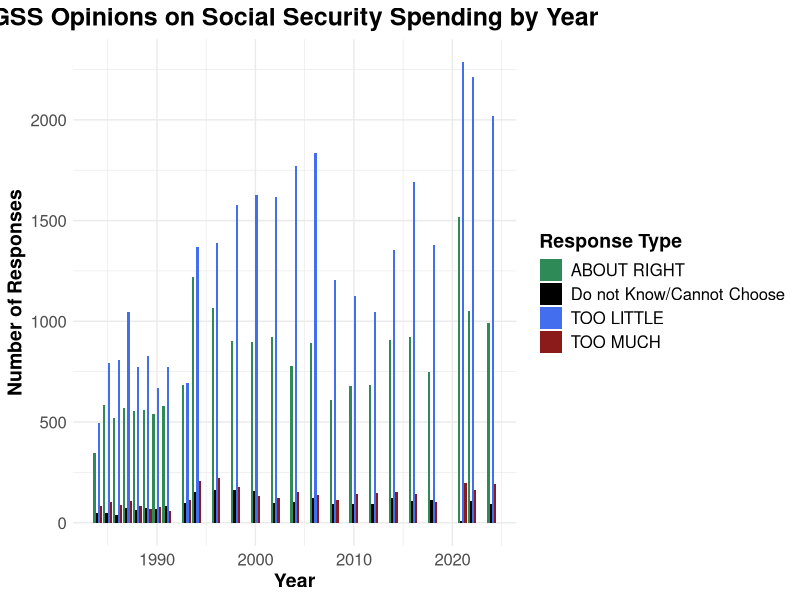
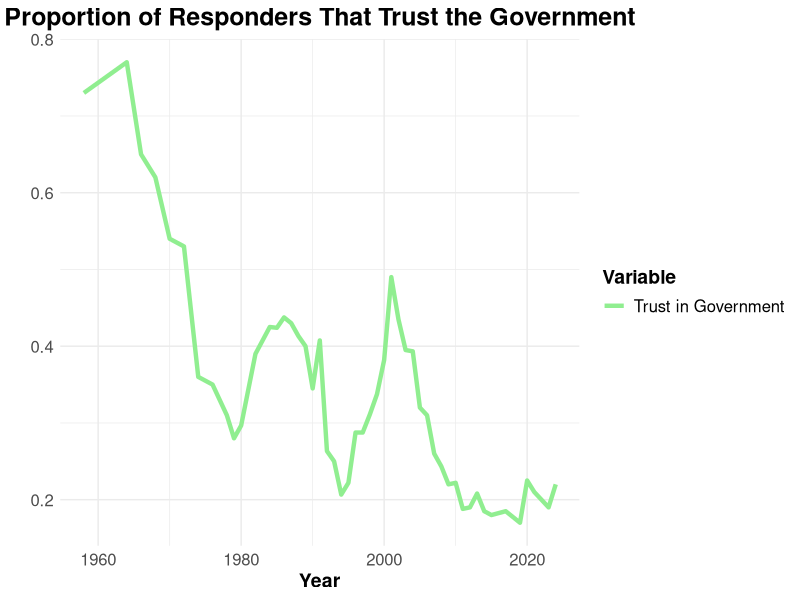
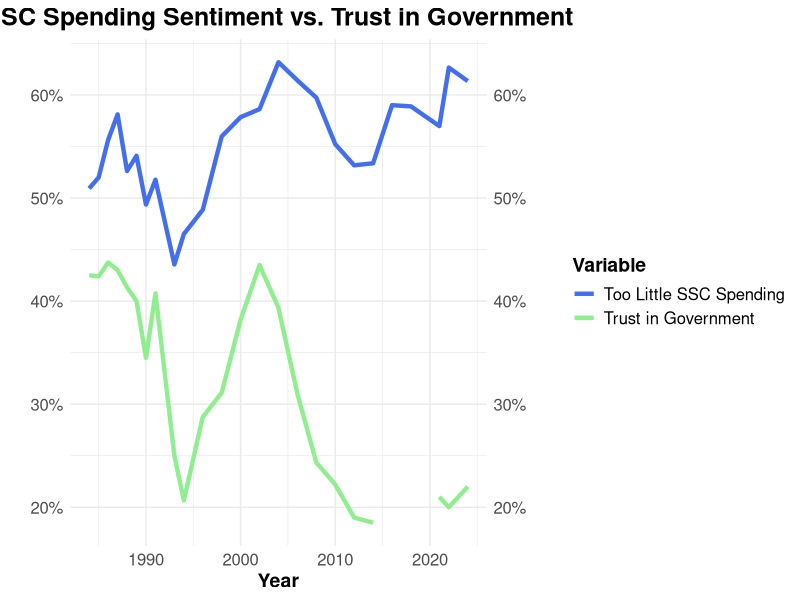

These charts were generated, in order, by the following R code:
## ---- chunk 1
#| label: initializing packages
suppressPackageStartupMessages(library('tidyverse'))
## ---- chunk 2
#| label: loading in gss social security response data
options(readr.show_col_types = FALSE)
ssc<- read_csv('data/socialsecurity.csv')
head(ssc)
print(unique(ssc$natsoc))
## ---- chunk 3
#| label: loading in pew research survey response data
pct_public_trust <- read_csv('data/public_trust_pew.csv')
head(pct_public_trust)
## ---- chunk 4
#| label: removing irrelevant labels
ssc_clean <- ssc[!(ssc$natsoc %in% c("Inapplicable", "No answer", "Skipped on Web")), ]
print(unique(ssc_clean$natsoc))
cat(paste("Responses in original data:",nrow(ssc),"\nResponses remaining in clean data:",nrow(ssc_clean)))
## ---- chunk 5
#| label: aggregating counts by year
yearly_counts <- ssc_clean |> group_by(year, natsoc) |> summarise(count = n(), .groups = 'drop')
head(yearly_counts)
## ---- chunk 6
#| label: averaging public trust by year
#ensuring uniform date format
prop_public_trust <- pct_public_trust |> mutate(Date = mdy(Date))
prop_public_trust <- prop_public_trust |> mutate(year = year(Date))

#aggregating by year to prevent double entries
prop_public_trust <- prop_public_trust |> group_by(year) |> summarise(trust_prop = mean(`Moving average`, na.rm = TRUE) / 100, .groups = "drop")
head(prop_public_trust)
## ---- chunk 7
#| label: initializing eda theme
eda_5100 <- theme_minimal() +
  theme(
    text = element_text(color = "black"),
    plot.title = element_text(size = 18, face = "bold", hjust = 0.5),
    axis.title = element_text(size = 14, face = "bold"),
    axis.text = element_text(size = 12),
    legend.title = element_text(size = 14, face = "bold"),
    legend.text = element_text(size = 12),
    strip.text.x = element_text(size = 14, face = "bold")
  )
theme_set(eda_5100)

## ---- chunk 8
#| label: EDA of ssc responses
ssc_response_colors <- c('seagreen4', 'black','royalblue2','firebrick4')

ggplot(yearly_counts, aes(x = year, y = count, fill = natsoc)) +
  geom_col(position = "dodge") +
  labs(
    title = "GSS Opinions on Social Security Spending by Year",
    x = "Year",
    y = "Number of Responses",
    fill = "Response Type"
  ) + scale_fill_manual(values = ssc_response_colors)
## ---- chunk 9
#| label: EDA of public trust responses
ggplot(prop_public_trust, aes(x = year)) +
  geom_line(aes(y = trust_prop, color = "Trust in Government"), linewidth = 1.5) +
  scale_color_manual(values = c("Trust in Government" = "lightgreen")) +
  labs(
    x = "Year",
    y = "",
    color = "Variable",
    title = "Proportion of Responders That Trust the Government"
  ) 
## ---- chunk 10
#| label: combined line chart EDA
# isolating the proportions of people who think the gov spends TOO LITTLE on SSC
prop_tl_yearly <- ssc_clean |>
  mutate(too_little = ifelse(natsoc == "TOO LITTLE", 1, 0)) |>
  group_by(year) |>
  summarise(prop_too_little = mean(too_little), .groups = "drop")

#joining the data
combined <- prop_tl_yearly |>
  left_join(prop_public_trust, by = "year")

ggplot(combined, aes(x = year)) +
  geom_line(aes(y = prop_too_little, color = "Too Little SSC Spending"), linewidth = 1.5) +
  geom_line(aes(y = trust_prop, color = "Trust in Government"), linewidth = 1.5) +
  scale_y_continuous(labels = scales::percent, sec.axis = dup_axis()) +
  scale_color_manual(values = c("Too Little SSC Spending" = "royalblue2", "Trust in Government" = "lightgreen")) +
  labs(
    x = "Year",
    y = "",
    color = "Variable",
    title = "SSC Spending Sentiment vs. Trust in Government"
  )

## ---- chunk 11
#| label: forming decade groups for the chi-squared
ssc_decade <- ssc_clean |>
  mutate(decade = case_when(
    year >= 1980 & year < 1990 ~ "1980s",
    year >= 1990 & year < 2000 ~ "1990s",
    year >= 2000 & year < 2010 ~ "2000s",
    year >= 2010 & year < 2020 ~ "2010s",
    year >= 2020 ~ "2020s"),
    too_little = ifelse(natsoc == "TOO LITTLE", 1, 0),
  )
## ---- chunk 12
#| label: chi squared test of independence
# creating the contingency table
contingency_table <- table(ssc_decade$decade, ssc_decade$too_little)
contingency_table

#running the chi squared test
ssc_chi <- chisq.test(contingency_table)
ssc_chi
## ---- chunk 13
#| label: checking the residuals of the chi squared test
resid <- ssc_chi$stdres
colnames(resid) <- c("Not Too Little", "Too Little")
resid
## ---- chunk 14
# Pearson correlation (linear relationship)
cor.test(combined$prop_too_little, combined$trust_prop, method = "pearson")

